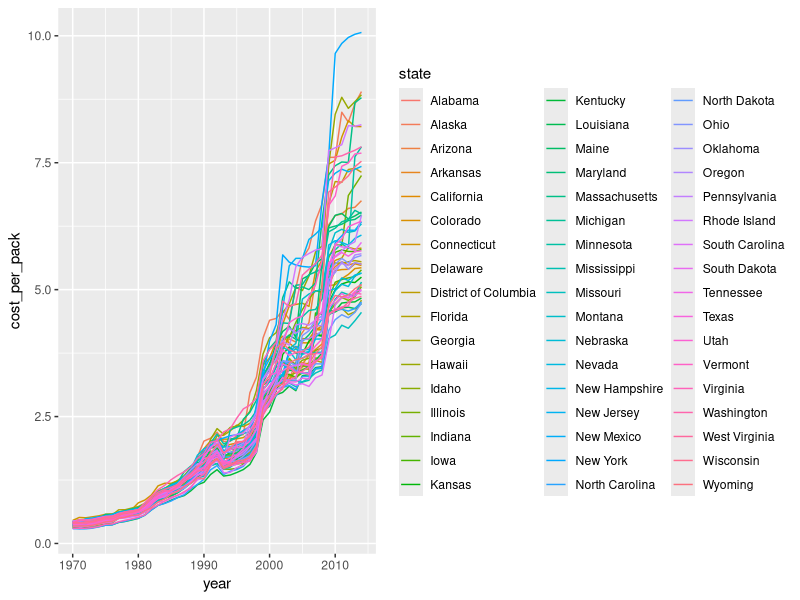

The R source for this figure:
## ---- chunk 1
income_by_state <- read.csv("income_by_state.csv", na.strings = "(NA)")
cdc <- read.csv("cdc_tax.csv")
cpi <- read.csv("cpi.csv")
## ---- chunk 2
install.packages("tidyr")
library(tidyr)
## ---- chunk 3
names(cdc)
colnames(cdc) <- c("year","state","Data.Source","Topic.Description","measure_disc","measure","data.units","value")
## ---- chunk 4
cdc <- cdc[c("year","state","measure","value")]
## ---- chunk 5
cdc2 <- spread(cdc, key = measure, value = value)
## ---- chunk 6
names(cdc2)
colnames(cdc2) <- c("year","state","cost_per_pack","pack_sales_per_capita","total_tax_percent_of_Price","tax_per_pack","gross_tax_revenue","state_tax_per_pack")
## ---- chunk 7
library(ggplot2)
g <- ggplot(data = cdc2, aes(x = year, y = cost_per_pack, group = state, color = state))
g + geom_line()
## ---- chunk 8
colnames(income_by_state)[5:91] <- 1929:2015
## ---- chunk 9
names(income_by_state)
keep <- setdiff(names(income_by_state), c("GeoFips","LineCode"))
income_by_state <- income_by_state[,keep]
## ---- chunk 10
income_by_state <- gather(income_by_state, key = year, value = value,
                          -GeoName, - Description)
colnames(income_by_state) <- c("state", "disc", "year", "value")

income_by_state$value <- as.numeric(income_by_state$value)
income_by_state2 <- spread(income_by_state, key = disc, value = value)
income_by_state2$state <- gsub(pattern = "*", replacement = "",
                               x = income_by_state2$state, fixed = T)
